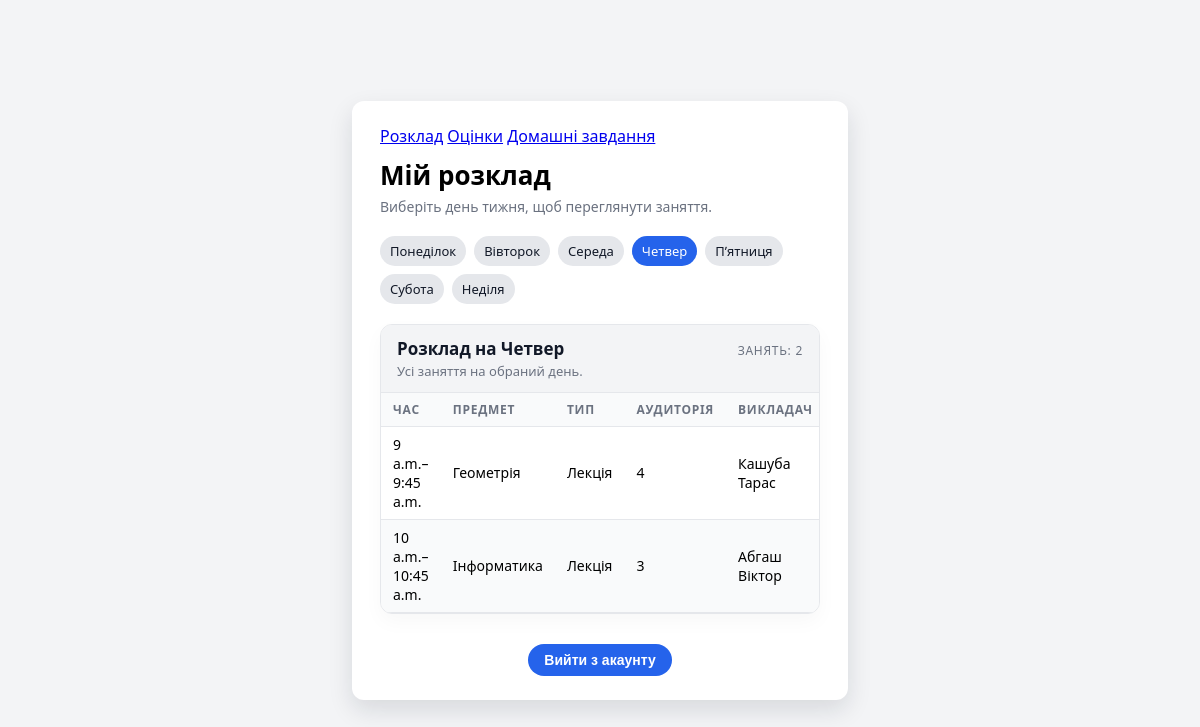
The page /schedule/?day=3 (signed in) on the database its author committed.
### diary/models.py (models this page shows, shortened)
class Lesson(models.Model):
    WEEKDAYS = [
        (0, "Понеділок"),
        (1, "Вівторок"),
        (2, "Середа"),
        (3, "Четвер"),
        (4, "Пʼятниця"),
        (5, "Субота"),
        (6, "Неділя"),
    ]
    LESSON_TYPES = [
        ("lecture", "Лекція"),
        ("practice", "Практика"),
        ("lab", "Лабораторна"),
        ("other", "Інше"),
    ]
    subject = models.ForeignKey(Subject, on_delete=models.CASCADE, verbose_name="Предмет")
    weekday = models.IntegerField("День тижня", choices=WEEKDAYS)
    start_time = models.TimeField("Початок")
    end_time = models.TimeField("Кінець")
    room = models.CharField("Аудиторія", max_length=50, blank=True)
    teacher = models.CharField("Викладач", max_length=100, blank=True)
    lesson_type = models.CharField(
        "Тип заняття", max_length=20, choices=LESSON_TYPES, default="lecture"
    )
    class Meta:
        verbose_name = "Заняття"
        verbose_name_plural = "Заняття"
        ordering = ["weekday", "start_time"]

class Subject(models.Model):
    name = models.CharField("Назва предмета", max_length=100)
    short_name = models.CharField("Коротка назва", max_length=30, blank=True)
    class Meta:
        verbose_name = "Предмет"
        verbose_name_plural = "Предмети"
    def __str__(self):
        return self.short_name or self.name

### diary/views.py (the view)
# urls.py: path('schedule/', schedule_view, name='schedule'),
@login_required
def schedule_view(request):
    try:
        current_day = int(request.GET.get("day", -1))
    except ValueError:
        current_day = -1
    if current_day not in range(0, 7):
        current_day = 0
    lessons = Lesson.objects.filter(weekday=current_day).order_by("start_time")
    context = {
        "current_day": current_day,
        "lessons": lessons,
        "weekdays": Lesson.WEEKDAYS,
    }
    return render(request, "diary/schedule.html", context)

### templates/diary/schedule.html (shortened to what this page needs)
{% extends "base.html" %}
{% block content %}
<div class="card">
    <div style="display:flex; justify-content:space-between; align-items:center; margin-bottom:10px;">
        <div class="view-switch">
            <a href="{% url 'schedule' %}" class="view-pill view-pill-active">Розклад</a>
            <a href="{% url 'grades' %}" class="view-pill">Оцінки</a>
            <a href="{% url 'homework' %}" class="view-pill">Домашні завдання</a>
        </div>
    </div>
    <h1>Мій розклад</h1>
    <p class="subtitle">Виберіть день тижня, щоб переглянути заняття.</p>
    <div style="display:flex; gap:8px; margin-bottom:18px; flex-wrap:wrap;">
        {% for value, label in weekdays %}
            <a href="{% url 'schedule' %}?day={{ value }}"
               class="day-pill {% if value == current_day %}day-pill-active{% endif %}">
                {{ label }}
            </a>
        {% endfor %}
    </div>
    <section class="subject-section">
        <div class="subject-header-row">
            <div>
                <div class="subject-title">
                    Розклад на
                    {% for value, label in weekdays %}
                        {% if value == current_day %} {{ label }}{% endif %}
                    {% endfor %}
                </div>
                <div class="subject-subtitle">
                    Усі заняття на обраний день.
                </div>
            </div>
            <div class="subject-meta">
                Занять: {{ lessons|length }}
            </div>
        </div>
        {% if lessons %}
            <table class="grades-table">
                <thead>
                <tr>
                    <th>Час</th>
                    <th>Предмет</th>
                    <th>Тип</th>
                    <th>Аудиторія</th>
                    <th>Викладач</th>
                </tr>
                </thead>
                <tbody>
                {% for lesson in lessons %}
                    <tr>
                        <td>{{ lesson.start_time }}–{{ lesson.end_time }}</td>
                        <td>{{ lesson.subject }}</td>
                        <td>{{ lesson.get_lesson_type_display }}</td>
                        <td>{{ lesson.room|default:"—" }}</td>
                        <td>{{ lesson.teacher|default:"—" }}</td>
                    </tr>
                {% endfor %}
                </tbody>
            </table>
        {% else %}
            <p class="text-muted center" style="margin: 14px 0;">
                На цей день занять поки що не додано.
            </p>
        {% endif %}
    </section>
    <div class="bottom-link center" style="margin-top:22px;">
        <form method="post" action="{% url 'logout' %}">
            <button type="submit" class="btn-primary" style="width:auto; padding:8px 16px;">
                Вийти з акаунту
            </button>
        </form>
    </div>
</div>
{% endblock %}

### templates/base.html (style rules this page uses)
.subject-section { margin-top: 20px; border-radius: 12px; border: 1px solid #e5e7eb; background: #ffffff; overflow: hidden; box-shadow: 0 8px 20px rgba(15, 23, 42, 0.03); }
.subject-header-row { display: flex; justify-content: space-between; align-items: baseline; padding: 12px 16px; background: #f3f4f6; border-bottom: 1px solid #e5e7eb; }
.subject-title { font-size: 17px; font-weight: 600; color: #111827; }
.subject-subtitle { font-size: 13px; color: #6b7280; margin-top: 2px; }
.subject-meta { font-size: 12px; color: #6b7280; text-transform: uppercase; letter-spacing: .06em; }
.grades-table { width: 100%; border-collapse: collapse; font-size: 14px; }
.grades-table thead th { padding: 8px 12px; text-align: left; font-size: 12px; text-transform: uppercase; letter-spacing: .06em; color: #6b7280; background: #f9fafb; border-bottom: 1px solid #e5e7eb; }
.grades-table tbody td { padding: 8px 12px; border-bottom: 1px solid #e5e7eb; }
.grades-table tbody tr:nth-child(even) { background: #f9fafb; }
.center { text-align: center; }
body { font-family: system-ui, -apple-system, BlinkMacSystemFont, "Segoe UI", sans-serif; background: #f3f4f6; margin: 0; padding: 0; }
h1 { margin-top: 0; margin-bottom: 4px; font-size: 26px; }
.subtitle { margin: 0 0 20px; color: #6b7280; font-size: 14px; }
.btn-primary { margin-top: 8px; width: 100%; padding: 10px 14px; border-radius: 999px; border: none; background: #2563eb; color: white; font-weight: 600; font-size: 14px; cursor: pointer; }
.bottom-link { margin-top: 14px; font-size: 13px; text-align: center; }
.day-pill { padding: 6px 10px; border-radius: 999px; font-size: 13px; text-decoration: none; background: #e5e7eb; color: #111827; display: inline-block; }
.day-pill-active { background: #2563eb; color: #ffffff; }

### rows shown on the page
Lesson: start_time "9 a.m.", end_time "9:45 a.m.", subject "Геометрія", lesson_type "Лекція", room "4", teacher "Кашуба Тарас"
Lesson: start_time "10 a.m.", end_time "10:45 a.m.", subject "Інформатика", lesson_type "Лекція", room "3", teacher "Абгаш Віктор"

### other values the page prints
{{ label }} "Понеділок" "Вівторок" "Середа" "Четвер" "Пʼятниця" "Субота" "Неділя"
{{ label }} "Четвер"
{{ lessons|length }} "2"
